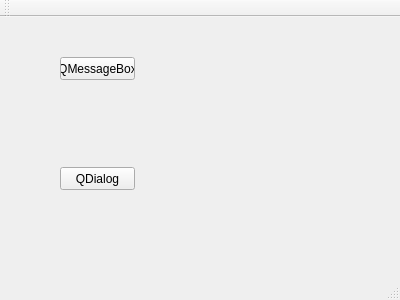
<?xml version="1.0" encoding="UTF-8"?>
<ui version="4.0">
 <class>MainWindow</class>
 <widget class="QMainWindow" name="MainWindow">
  <property name="geometry">
   <rect>
    <x>0</x>
    <y>0</y>
    <width>400</width>
    <height>300</height>
   </rect>
  </property>
  <property name="windowTitle">
   <string>MainWindow</string>
  </property>
  <widget class="QWidget" name="centralWidget">
   <widget class="QPushButton" name="pushButton">
    <property name="geometry">
     <rect>
      <x>60</x>
      <y>40</y>
      <width>75</width>
      <height>23</height>
     </rect>
    </property>
    <property name="text">
     <string>QMessageBox</string>
    </property>
   </widget>
   <widget class="QPushButton" name="pushButton_2">
    <property name="geometry">
     <rect>
      <x>60</x>
      <y>150</y>
      <width>75</width>
      <height>23</height>
     </rect>
    </property>
    <property name="text">
     <string>QDialog</string>
    </property>
   </widget>
  </widget>
  <widget class="QMenuBar" name="menuBar">
   <property name="geometry">
    <rect>
     <x>0</x>
     <y>0</y>
     <width>400</width>
     <height>23</height>
    </rect>
   </property>
  </widget>
  <widget class="QToolBar" name="mainToolBar">
   <attribute name="toolBarArea">
    <enum>TopToolBarArea</enum>
   </attribute>
   <attribute name="toolBarBreak">
    <bool>false</bool>
   </attribute>
  </widget>
  <widget class="QStatusBar" name="statusBar"/>
 </widget>
 <layoutdefault spacing="6" margin="11"/>
 <resources/>
 <connections/>
</ui>
